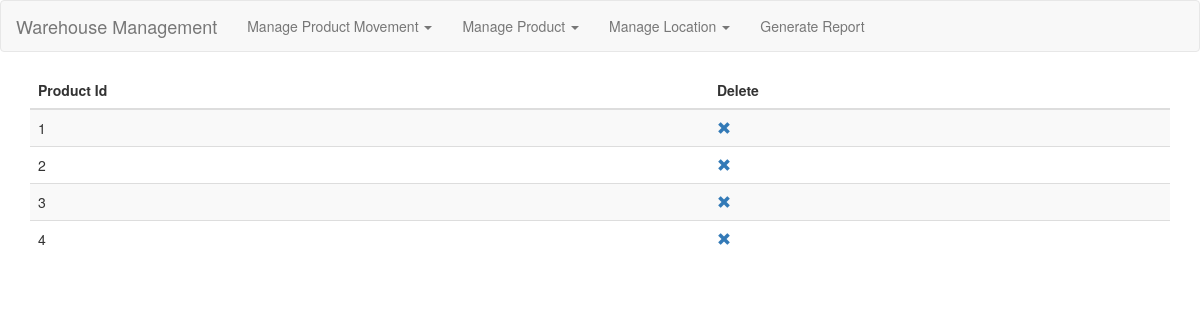
/product/view_product, run on an earlier commit of the app's database.
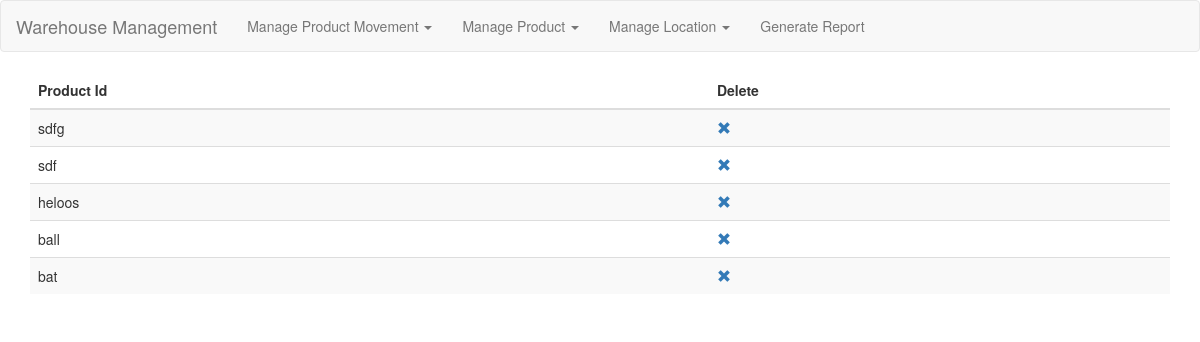
And on a later commit of the database.
### tables this page shows
CREATE TABLE Product (
  product_id TEXT PRIMARY KEY
  );

### warehouse_management/product.py (the view)
@bp.route("/view_product", methods=["GET"])
def view_product():
    try:
        db = get_db()
        products = db.execute("SELECT product_id FROM Product")
        return render_template("product/view_product.html", result=products)
    except sqlite3.Error as error:
        print(error)
        return render_template("error_occured.html")

### warehouse_management/db.py (called while the page is built)
def get_db():
    if 'db' not in g:
        g.db = sqlite3.connect(
            current_app.config['DATABASE'],
            detect_types=sqlite3.PARSE_DECLTYPES
        )
        g.db.row_factory = sqlite3.Row
    return g.db

### warehouse_management/templates/product/view_product.html (shortened to what this page needs)
{% extends 'base.html' %}
{% block content %}
<div class="container">
    <div class="table-responsive">
        <table class="table table-striped">
            <thead>
                <tr>
                    <th>Product Id</th>
                    <th>Delete</th>
                </tr>
            </thead>
            <tbody>
                {% for product in result %}
                <tr>
                    <td>{{product.product_id}}</td>
                    <td><a href={{ "delete_product/"  + product.product_id  | string() }}> <span
                                class="glyphicon glyphicon-remove"></span>
                        </a>
                </tr>
                {% endfor %}
            </tbody>
        </table>
    </div>
</div>
{% endblock %}

What changed in the data, as far as the page shows it:
removed Product: product_id "1"
removed Product: product_id "2"
removed Product: product_id "3"
removed Product: product_id "4"
added Product: product_id "sdfg"
added Product: product_id "sdf"
added Product: product_id "heloos"
added Product: product_id "ball"
added Product: product_id "bat"
